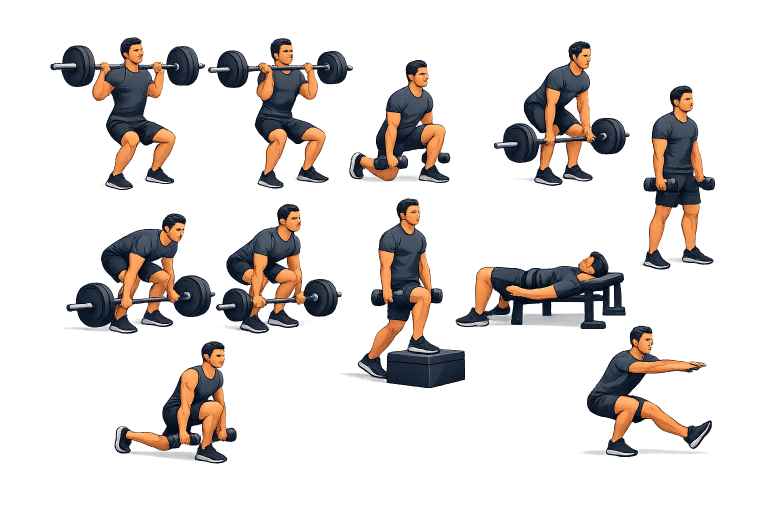
#> input picture assets/images/strength/strength_exercises_collage.png, 1536 x 1024 px (shown at 1/2 size)
$ python split_strength_collage.py
#> lines starting #> are read from the running program, lines starting #| are printed output that depends on the picture
from PIL import Image
import os

INPUT = "assets/images/strength/strength_exercises_collage.png"
OUTPUT = "assets/images/strength/cuts"

img = Image.open(INPUT)
#> img is the input picture: PIL image 1536x1024 RGBA; mean R, G, B, A 69.6, 58.3, 52.8, 52.4

# Coordenadas manuales aproximadas
# (left, top, right, bottom)

exercises = {
    "back_squat": (0, 0, 420, 420),
    "front_squat": (360, 0, 760, 420),
    "dumbbell_lunge": (700, 0, 1080, 420),
    "deadlift": (980, 0, 1400, 420),
    "farmer_carry": (1300, 0, 1536, 420),

    "sumo_deadlift": (0, 350, 420, 820),
    "trap_bar_deadlift": (380, 350, 780, 820),
    "step_up": (720, 350, 1080, 820),
    "hip_thrust": (930, 350, 1360, 820),

    "reverse_lunge": (280, 760, 760, 1152),
    "pistol_squat": (1100, 700, 1536, 1152),
}

os.makedirs(OUTPUT, exist_ok=True)

for name, coords in exercises.items():
    crop = img.crop(coords)
    output_path = os.path.join(OUTPUT, f"{name}.png")
    crop.save(output_path)
    print(f"Saved: {output_path}")
#> this loop made 11 passes
#> pass 1, `crop = img.crop(coords)`:
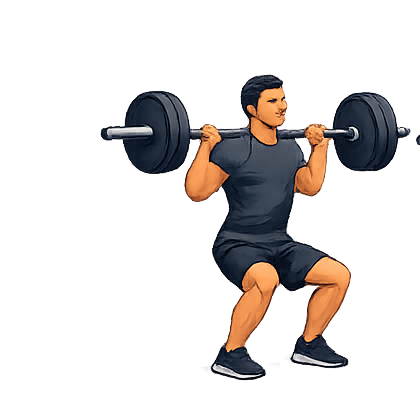
#> crop: PIL image 420x420 RGBA; mean R, G, B, A 68.5, 57.1, 51.8, 49.4; transparent parts drawn white
#> pass 2, `crop = img.crop(coords)`:
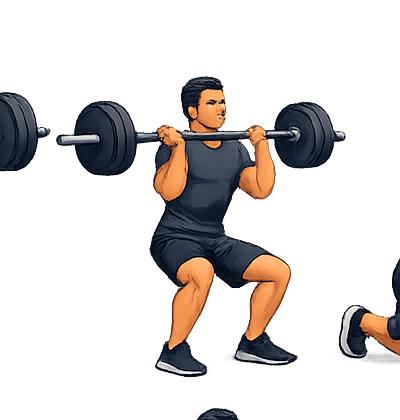
#> crop: PIL image 400x420 RGBA; mean R, G, B, A 86.2, 71.9, 65.1, 55.4; transparent parts drawn white
#> pass 3, `crop = img.crop(coords)`:
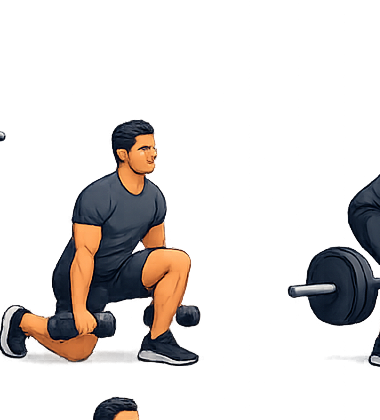
#> crop: PIL image 380x420 RGBA; mean R, G, B, A 71.1, 61.1, 56.7, 49.3; transparent parts drawn white
#> after the loop:
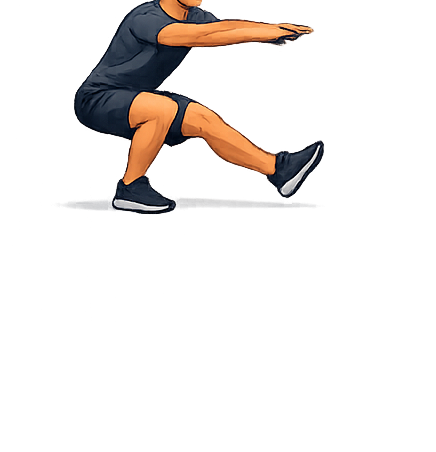
#> crop: PIL image 436x452 RGBA; mean R, G, B, A 51.8, 42.7, 37.7, 28.6; transparent parts drawn white

print("DONE")
